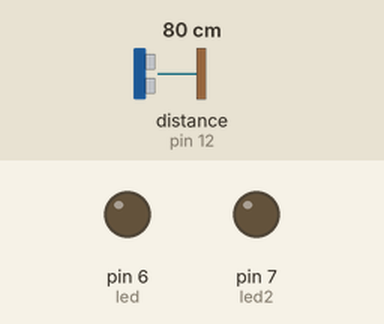
Recording of a sketch running on a simulated Arduino Uno, built with avr-gcc and run on an emulated ATmega328P. Shown: output pins drawn as LEDs (lit = HIGH). The test bench sets the inputs (shaded band); at power-on: distance to the obstacle (sensor on pin 12) 80 cm. The echo pulse lasts 58.3 µs per cm; pins used as bus, display or sensor lines are not drawn.

Above: at 1.2 s.
1.3 s: distance to the obstacle (sensor on pin 12) set to 65 cm
2.8 s: distance to the obstacle (sensor on pin 12) set to 57 cm
At 3.1 s:
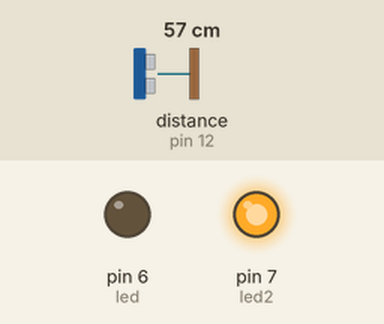
4.3 s: distance to the obstacle (sensor on pin 12) set to 34 cm
5.8 s: distance to the obstacle (sensor on pin 12) set to 27 cm
At 6.6 s:
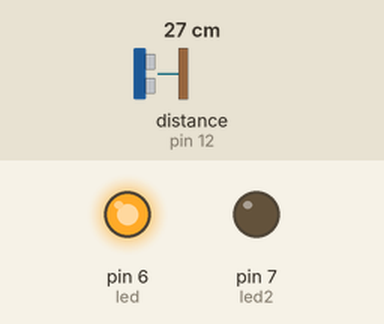
7.3 s: distance to the obstacle (sensor on pin 12) set to 35 cm
At 7.8 s:
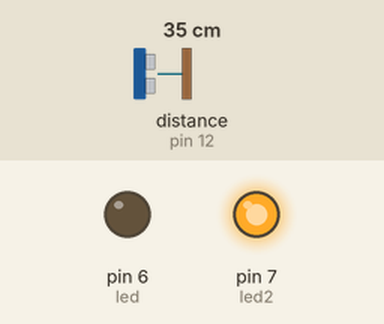
8.8 s: distance to the obstacle (sensor on pin 12) set to 2 cm
At 10.0 s:
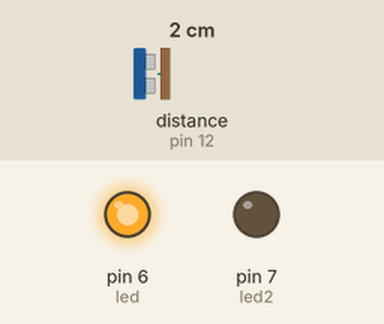
Timing chart, 0 to 11.3 s (numbered marks = the images above; inputs shaded):
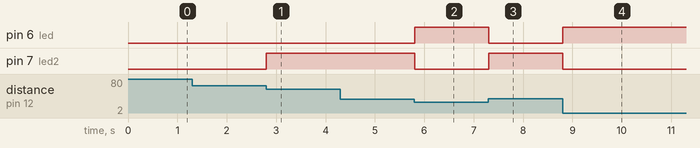

The sketch:

Distance_Sensor_with_LED.ino
```cpp
#define trigPin 13
#define echoPin 12
#define led 6
#define led2 7
long duration;
long distance;

void setup() {
  Serial.begin(9600);
  pinMode(trigPin, OUTPUT);
  pinMode(echoPin, INPUT);
  pinMode(led, OUTPUT);
  pinMode(led2, OUTPUT);
}

void loop() {
  digitalWrite(trigPin, LOW);
  delay(2);
  digitalWrite(trigPin, HIGH);
  delay(2);
  digitalWrite(trigPin, LOW);
  duration = pulseIn(echoPin, HIGH);
  distance = (duration/2) / 29.1;
  if(distance <= 30) {
      digitalWrite(led, HIGH);
      digitalWrite(led2, LOW);
    } else if(distance > 30 && distance <= 60) {
       digitalWrite(led2, HIGH);
       digitalWrite(led, LOW);
      } else {
        digitalWrite(led, LOW);
        digitalWrite(led2, LOW);
        }
  delay(2);

//  Serial.println(duration);
}
```

Measured:
- the behaviour switches between 61 and 60 cm on distance to the obstacle (sensor on pin 12) (found by bisection; images 0 and 1)
- the behaviour switches between 31 and 30 cm on distance to the obstacle (sensor on pin 12) (found by bisection; images 1 and 2)
- after the input at 1.3 s, every drawn part: stays the same
- after the input at 2.8 s, pin 7 (led2): LOW → HIGH at once
- after the input at 4.3 s, every drawn part: stays the same
- after the input at 5.8 s, pin 6 (led): LOW → HIGH at once; pin 7 (led2): HIGH → LOW at once
- after the input at 7.3 s, pin 6 (led): HIGH → LOW at once; pin 7 (led2): LOW → HIGH at once
- after the input at 8.8 s, pin 6 (led): LOW → HIGH at once; pin 7 (led2): HIGH → LOW at once
